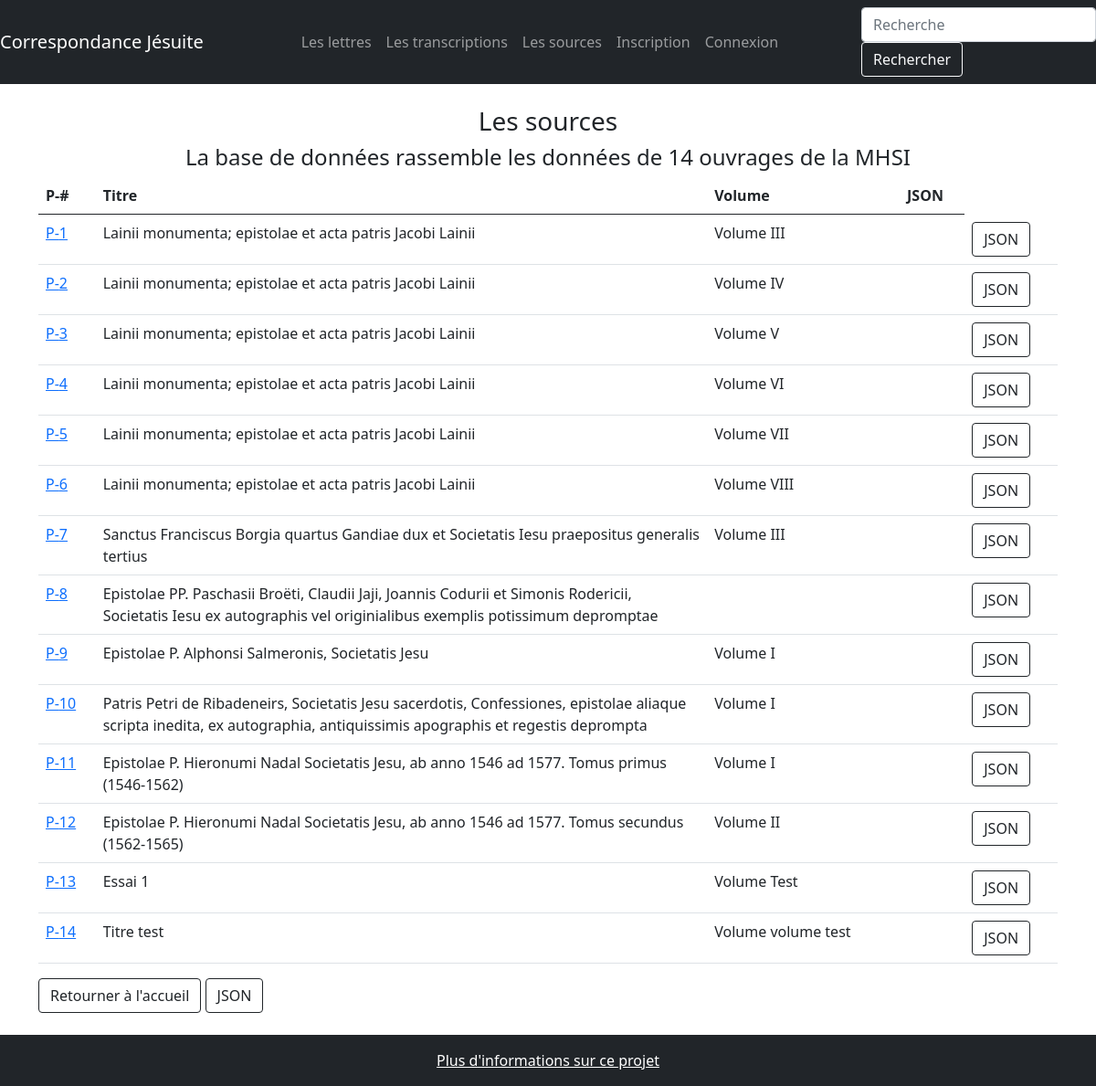
The app's page /publications, older data.
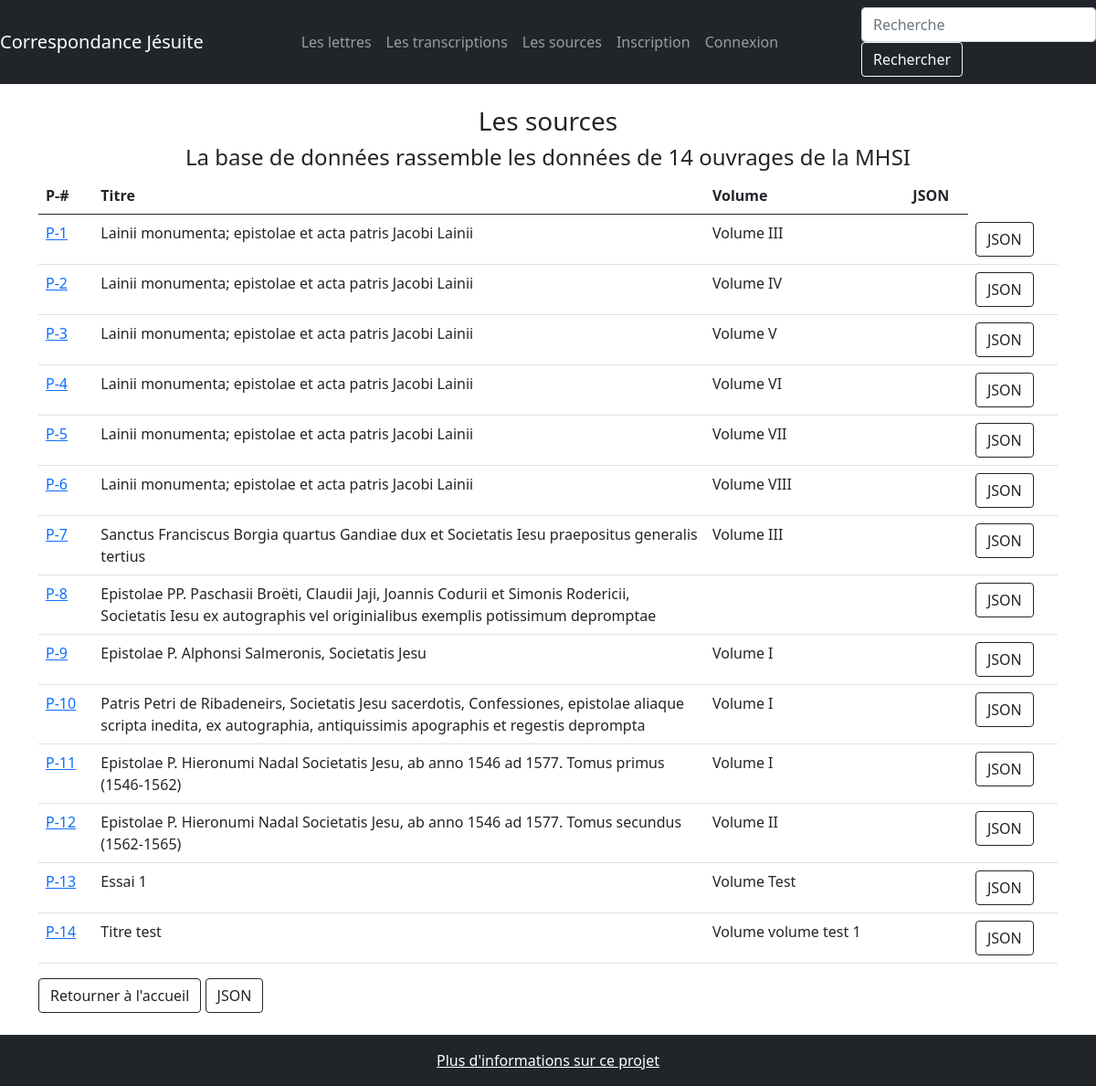
The same page, newer data.
### correspondance/modeles/donnees.py (models this page shows, shortened)
class Publication(db.Model):
    __tablename__ = "publication"
    publication_id = db.Column(db.Integer, unique=True, nullable=False, primary_key=True, autoincrement=True)
    publication_titre = db.Column(db.Text)
    publication_volume = db.Column(db.Text)
    contributions = db.relationship("Contribution", back_populates="publication")

### correspondance/routes/generic.py (the view)
@app.route('/publications', methods=["POST", "GET"])
def publications():
    publications = Publication.query.all()
    return render_template('pages/publications.html', nom="Correspondance jésuite", publications=publications)

### correspondance/templates/pages/publications.html (shortened to what this page needs)
{% extends "conteneur.html" %}
{%block corps%}
<div>
        <br/>
        <h3 class="text-center">Les sources</h3>
        {% if publications %}
        <h4 class="text-center" >La base de données rassemble les données de {{publications|length}} ouvrages de la MHSI
        </h4>
        </div>
        <table class="table">
                <thead>
                        <tr>
                                <th>P-#</th>
                                <th>Titre</th>
                                <th>Volume</th>
                                <th>JSON</th>
                        </tr>
                </thead>
                <tbody>
                {% for publication in publications %}
                <tr>
                        <td><a href={{url_for('unique_publication',publication_id=publication.publication_id)}}> P-{{publication.publication_id}}</a></td>
                        <td width=60%> {{publication.publication_titre}} </td>
                        <td> {% if publication.publication_volume %}
                         Volume {{publication.publication_volume}}
                        {% endif %}
                        </td>
                        <td>
                        </td>
                        <td>
                             <a class="btn btn-outline-dark" role="button" href="{{url_for('api_publication_unique', publication_id=publication.publication_id)}}">JSON</a>
                        </td>
                </tr>
                {% endfor %}
                </tbody>
        </table>
        {% else %}
        <p>La base de données est en cours de constitution</p>
        {% endif %}
<div>
        <a class="btn btn-outline-dark" role="button" href="{{url_for('accueil')}}">Retourner à l'accueil</a>
        <a class="btn btn-outline-dark" role="button" href="{{url_for('api_publications')}}">JSON</a>
</div>
<br/>
{%endblock%}

Row changes from the older to the newer data that the page shows:
changed Publication "Titre test": publication_volume "volume test" → "volume test 1"
